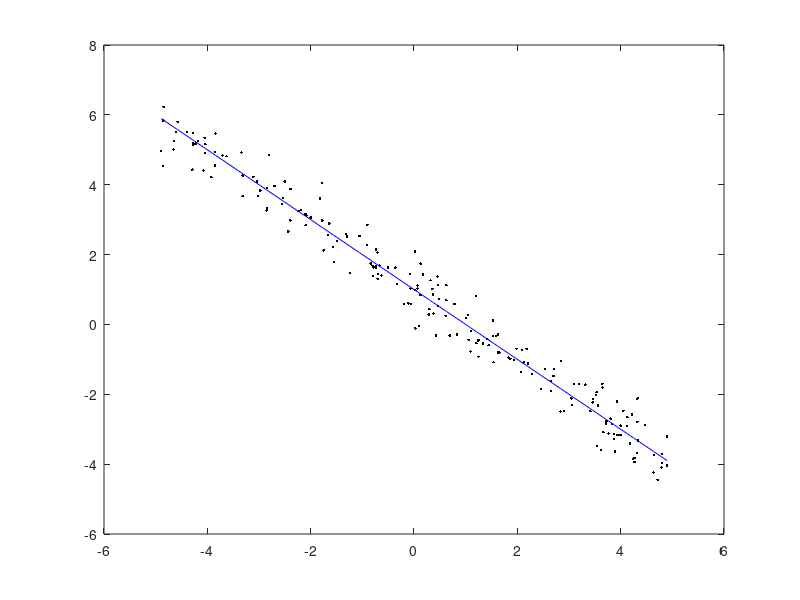

Write MATLAB code to recreate this figure. (Note: this script raises an error after producing the figure.)
%% USER INPUT
b = 1; % Kernel bandwidth
p = 0; % Order of the polynomial
kernelType = 'Epanechnikov'; % Choices: 'Uniform','Gaussian' or 'Epanechnikov' 


% Simulate data
n = 200; % Number of observations
sigma = 0.5; % Standard deviations of the errors in the data generating model.
x = -5 + rand(n,1)*10; % Simulate covariate values from Uniform[-5,5]
yTrue = 1 - 1*x; % This is the true mean curve
y =  yTrue + randn(n,1)*sigma;

% Plotting the simulated data and the true mean curve (data has to be
% sorted to do this)
plot(x,y,'k.')
hold on
[x, sortIdx] = sort(x);
yTrue = yTrue(sortIdx);
y = y(sortIdx);
plot(x,yTrue,'b')

% Estimate a polynomial kernel regression model of order p
[fittedVals,xGrid,kernelOnGrid] = KernelReg(y,x,b,p,kernelType);
plot(xGrid,fittedVals,'r') % Plotting E(y|x)

% Plotting the kernel function as a shaded area.
notNan = ~isnan(kernelOnGrid);
kernelOnGrid = kernelOnGrid(:)';
yLimits = get(gca,'ylim');
if strcmpi(kernelType,'Uniform')
    patchHandle = patch([xGrid(notNan) fliplr(xGrid(notNan))],[((min(kernelOnGrid(notNan))+yLimits(2))/2)*ones(size(kernelOnGrid(notNan))) fliplr(kernelOnGrid(notNan))],[0.749 0.749 0],'linestyle','none');
else
    patchHandle = patch([xGrid(notNan) fliplr(xGrid(notNan))],[min(kernelOnGrid(notNan))*ones(size(kernelOnGrid(notNan))) fliplr(kernelOnGrid(notNan))],[0.749 0.749 0],'linestyle','none');
end
set(patchHandle,'linestyle','none','faceLighting','phong','facealpha',0.5,'edgecolor',[0.749 0.749 0])
legend('Data','True E(y|x)','Estimated E(y|x)','Kernel function')

